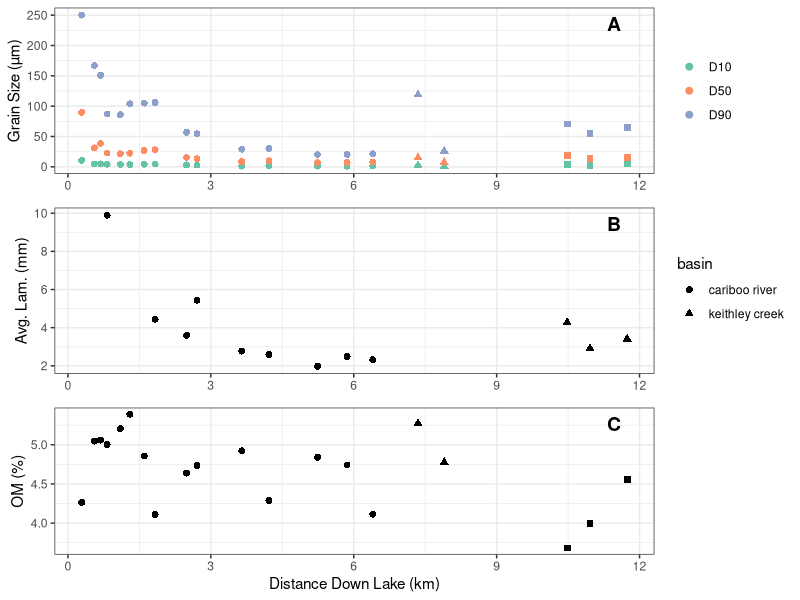

Write R code to recreate this figure. (Note: this script raises an error after producing the figure.)
library(tidyverse)

# Data ####
gs <- readxl::read_xlsx('data/Sediment/Grain Size/CB17_GrainSize_Ekmans.xlsx', sheet = 2) |> 
  select(ID = `Core Number`,
         dist = `Distance Frm Delta (km)`,
         depth = Depth,
         basin = `sub-basin`,
         D10 = `Dx (10)`,
         D50 = `Dx (50)`,
         D90 = `Dx (90)`
         ) |> 
  pivot_longer(D10:D90, names_to = 'grain_size_stat', values_to = 'gs_value')

ek_meta <- gs |> select(ID:basin) |> distinct()
  
varve <- read_csv('data/ekman/EK_varveCounting_orig_long_analysis.csv') |> 
  select(
    ID = core_num,
    thickness = layer_thickness_mm
  ) |> 
  group_by(ID) |> 
  summarise(Lam_Thickness = mean(thickness, na.rm = T),
            n_samples = n()) |> 
  mutate(ID = as.numeric(gsub(".*?([0-9]+).*" , "\\1", ID))) |> 
  left_join(ek_meta, by = 'ID') 

loi <- readxl::read_xlsx('data/Sediment/LOI/LOI_Cariboo_EkmanBulkSamples.xlsx', sheet = 5, skip = 1) |> 
  select(
    ID = `Core #`,
    # dist = `Distance Frm Delta (km)`,
    # depth = Depth,
    # loi_initial = `Initial Results`,
    LOI = `LOI (%) Second Round`,
    loi_notes = Notes
  ) |> 
  filter(is.na(ID) == F) |> 
  mutate(ID = as.numeric(gsub(".*?([0-9]+).*" , "\\1", ID))) |> 
  left_join(ek_meta, by = 'ID') 

# Plot ####
gs_plot <- ggplot(gs, aes(x = dist, y = gs_value, color = grain_size_stat, shape = basin)) +
  geom_point(size = 2) +
  ylab('Grain Size (µm)') +
  scale_color_brewer(palette = 'Set2') +
  scale_shape_discrete(guide = 'none') +
  theme_bw() +
  theme(axis.title.x = element_blank(), legend.title = element_blank()) 

varve_plot <- ggplot(varve, aes(x = dist, y = Lam_Thickness, shape = basin)) +
  geom_point(size = 2) +
  xlim(c(0.290,NA)) +
  ylab('Avg. Lam. (mm)') +
  theme_bw() +
  theme(axis.title.x = element_blank()) +
  scale_color_brewer(palette = 'Set2', name = '') +
  scale_shape_discrete()

loi_plot <- ggplot(loi, aes(x = dist, y = LOI, shape = basin)) +
  geom_point(size = 2) +
  ylab('OM (%)') +
  xlab('Distance Down Lake (km)')+
  scale_color_brewer(palette = 'Set2', name = '') +
  scale_shape_discrete(guide = 'none') +
  theme_bw()

p <- list(gs_plot, varve_plot, loi_plot)


cp <- cowplot::plot_grid(plotlist = p, nrow=length(p), 
                         # labels = LETTERS[seq( from = 1, to = length(p) )], 
                         labels = "AUTO",
                         label_y = 0.95,
                         label_x = .75,
                         align = 'v',
                         axis = 'tblr')

cp

cowplot::save_plot('sage-submission/figs/ekman_seds.jpg', plot = cp, base_width = 7, base_height = 4)

saveRDS(cp, file = 'figs/ekman/ekman_seds.rds')
  

